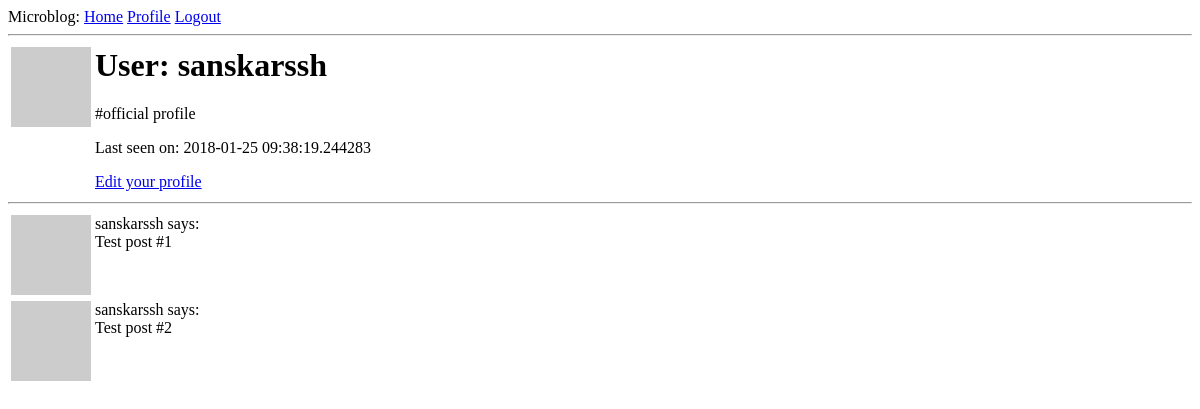
/user/sanskarssh (signed in), run on an earlier commit of the app's database.
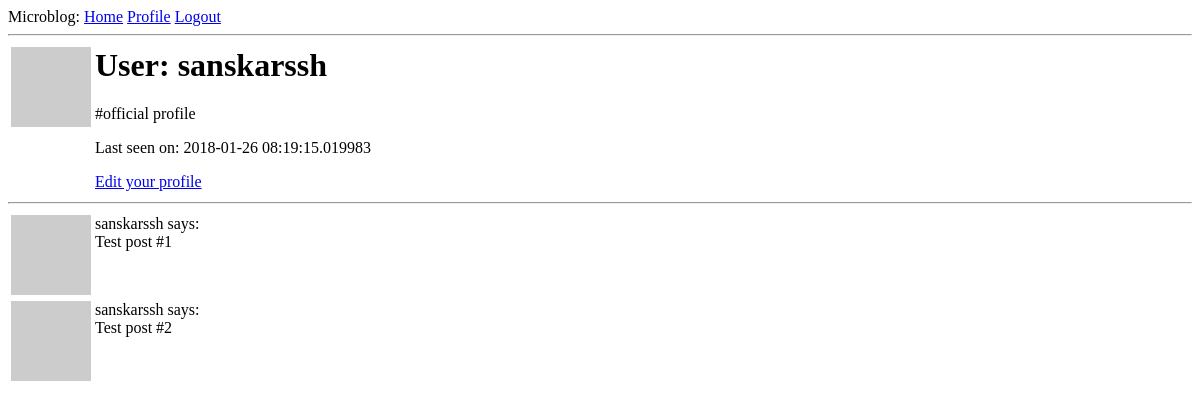
And on a later commit of the database.
### app/models.py (models this page shows, shortened)
class User(UserMixin, db_instance.Model):
    id = db_instance.Column(db_instance.Integer, primary_key = True)
    username = db_instance.Column(db_instance.String(64), index=True, unique=True)
    email = db_instance.Column(db_instance.String(120), index=True, unique=True)
    password_hash = db_instance.Column(db_instance.String(128))
    posts = db_instance.relationship("Post", backref="author", lazy="dynamic")
    about_me = db_instance.Column(db_instance.String(180))
    last_seen = db_instance.Column(db_instance.DateTime, default= datetime.utcnow)
    def avatar(self,size):
        digest = md5(self.email.lower().encode("utf-8")).hexdigest()
        return 'https://www.gravatar.com/avatar/{}?d=identicon&s={}'.format(digest, size)

### app/routes.py (the view)
@app_instance.route("/user/<username>")
@login_required
def user_profile(username):
    user_obj = User.query.filter_by(username= username).first_or_404()
    posts = [
        {'author': user_obj, 'body': 'Test post #1'},
        {'author': user_obj, 'body': 'Test post #2'}
    ]
    return render_template("user_profile.html", user = user_obj, posts = posts)

### app/models.py (called while the page is built)
@login_manager_instance.user_loader
def load_user(id):
    return User.query.get(int (id))

### app/routes.py (called while the page is built)
@app_instance.before_request
def before_request():
    if current_user.is_authenticated:
        current_user.last_seen = datetime.utcnow()
        db_instance.session.commit()

### app/templates/user_profile.html
{% extends "base.html" %}
{% block content %}
<table>
    <tr valign="top">
        <td><img src="{{ user.avatar(128) }}"></td>
        <td>
            <h1>User: {{ user.username }}</h1>
            {% if user.about_me %}<p>{{ user.about_me }}</p>{% endif %}
            {% if user.last_seen %}<p>Last seen on: {{ user.last_seen }}</p>{% endif %}
            {% if user == current_user %}
                <p><a href="{{ url_for('edit_profile') }}">Edit your profile</a></p>
            {% endif %}
        </td>
    </tr>
</table>
<hr>
    {% for post in posts %}
    {% include "_post.html" %}
    {% endfor %}
{% endblock %}

### app/templates/base.html (shortened to what this page needs)
<html>
    <head>
    </head>
    <body>
        <div> Microblog:
          <a href={{url_for("index")}}>Home</a>
          {% if current_user.is_anonymous %}
          <a href={{url_for("login")}}>Login</a>
          {% else %}
          <a href="{{ url_for('user_profile', username=current_user.username) }}">Profile</a>
          <a href={{url_for("logout")}}>Logout</a>
          {% endif %}
        </div>
        <hr>
        {% block content %}{% endblock %}
    </body>
</html>

### app/templates/_post.html
<table>
    <tr valign="top">
        <td><img src="{{ post.author.avatar(36) }}"></td>
        <td>{{ post.author.username }} says:<br>{{ post.body }}</td>
    </tr>
</table>

What changed in the data, as far as the page shows it:
changed User "sanskarssh": last_seen "2018-01-25 09:38:19.244283" → "2018-01-26 08:19:15.019983"
